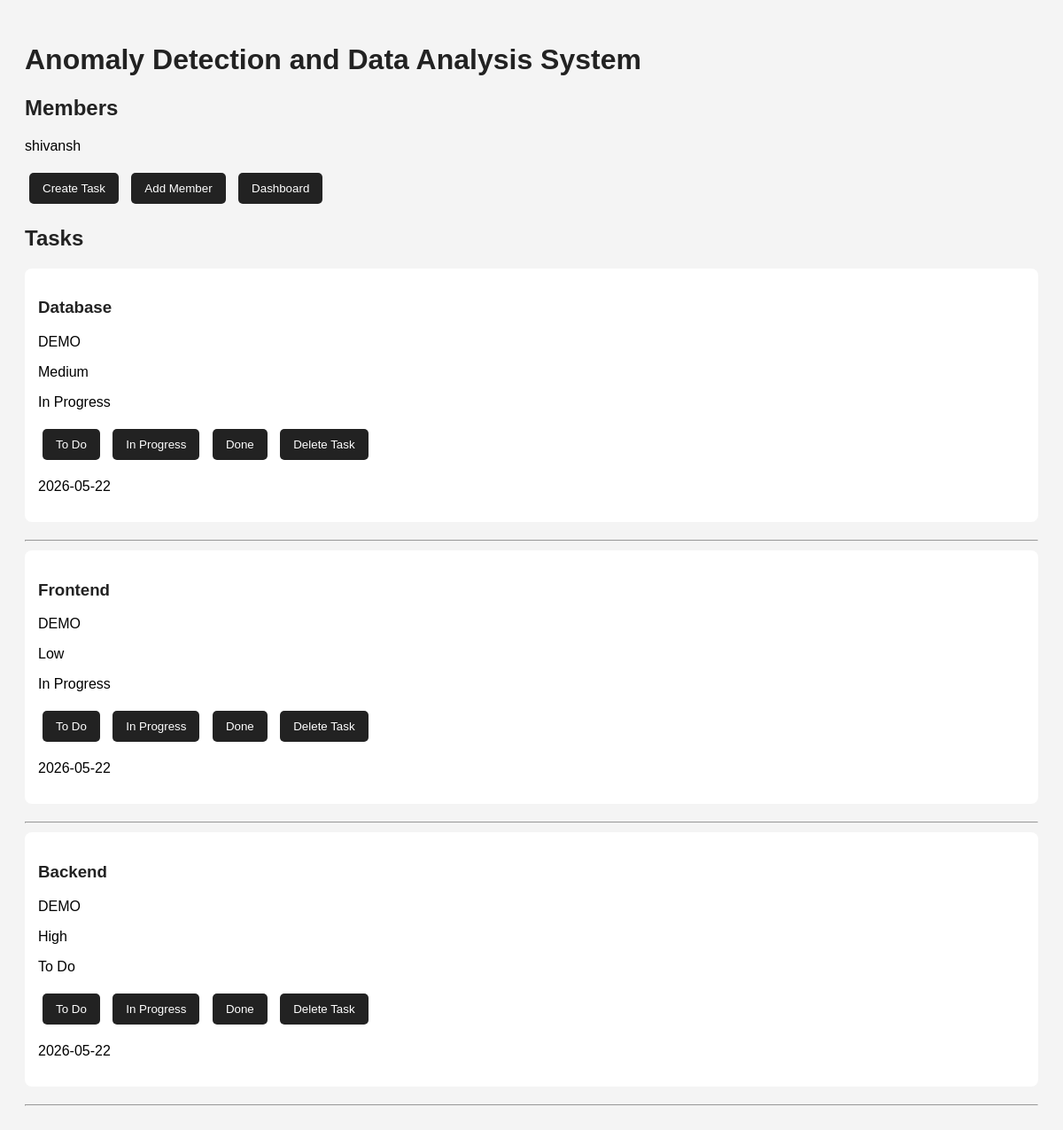
/project/4 (signed in), run on the app's committed database.
### tables this page shows
CREATE TABLE projects(
             id INTEGER PRIMARY KEY AUTOINCREMENT,
             project_name TEXT,
             admin_id INTEGER
             );

CREATE TABLE users(
             id INTEGER PRIMARY KEY AUTOINCREMENT,
             name TEXT,
             email TEXT,
             password TEXT
             );

CREATE TABLE tasks(
             id INTEGER PRIMARY KEY AUTOINCREMENT,
             project_id INTEGER,
             assigned_user INTEGER,
             title TEXT,
             description TEXT,
             priority TEXT,
             status TEXT,
             due_date TEXT
             );

### app.py (the view)
@app.route("/project/<int:project_id>")
def project_page(project_id):
    if "user" not in session:
        return redirect("/login")
    conn = get_db()
    cursor = conn.execute("""
            SELECT * FROM projects
            WHERE id = ?
            """,(project_id,))
    project = cursor.fetchone()
    conn.close()
    conn = get_db()
    cursor = conn.execute("""
            SELECT * FROM tasks
            WHERE project_id = ?
            """,(project_id,))
    tasks = cursor.fetchall()
    cursor = conn.execute("""
    SELECT users.name FROM users JOIN project_members
    ON users.id = project_members.user_id
    WHERE project_members.project_id = ?
    """,(project_id,))
    members = cursor.fetchall()
    user =  get_current_user()
    return render_template("project.html",
                            project=project,
                            tasks=tasks,
                            user=user,
                            members=members)

### app.py (called while the page is built)
def get_db():
    conn = sqlite3.connect("database.db")
    return conn

def get_current_user():
    email = session["user"]
    conn = get_db()
    cursor = conn.execute("""
            SELECT * FROM users
            WHERE email = ?
            """,(email,))
    user = cursor.fetchone()
    conn.close()
    return user

### templates/project.html (shortened to what this page needs)
<!DOCTYPE html>
<html lang="en">
<head>
    <link rel="stylesheet"
    href="{{ url_for('static', filename='style.css') }}">
</head>
<body>
    <h1>
        {{ project[1] }}
    </h1>
    <h2>
        Members
    </h2>
    {% if members %}
        {% for member in members %}
            <p>
                {{ member[0] }}
            </p>
        {% endfor %}
    {% else %}
            <p>
                No members added
            </p>
    {% endif %}
    {% if project[2] == user[0] %}
    <a href="/project/{{ project[0] }}/create-task">
        <button>
            Create Task
        </button>
    </a>
    {% endif %}
    {% if project[2] == user[0] %}
    <a href="/project/{{ project[0] }}/add-member">
        <button>
            Add Member
        </button>
    </a>
    {% endif %}
    <a href="/dashboard">
        <button>
            Dashboard
        </button>
    </a>
    <h2>
        Tasks
    </h2>
    {% for task in tasks %}
        <div>
            <h3>
                {{ task[3] }}
            </h3>
            <p>
                {{ task[4] }}
            </p>
            <p>
                {{ task[5] }}
            </p>
            <p>
                {{ task[6] }}
            </p>
            <a href="/update-task/{{ task[0] }}/To Do">
                <button>
                    To Do
                </button>
            </a>
            <a href="/update-task/{{ task[0] }}/In Progress">
                <button>
                    In Progress
                </button>
            </a>
            <a href="/update-task/{{ task[0] }}/Done">
                <button>
                    Done
                </button>
            </a>
            {% if project[2] == user[0] %}
            <a href="/delete-task/{{ task[0] }}">
                <button>
                    Delete Task
                </button>
            </a>
            {% endif %}
            <p>
                {{ task[7] }}
            </p>
        </div>
        <hr>
        {% endfor %}
</body>
</html>

### static/style.css (style rules this page uses)
body { font-family: Arial, sans-serif; background:#f4f4f4; padding:20px; }
h1,h2,h3 { color:#222; }
a { text-decoration:none; }
button { background:#222; color:white; border:none; padding:10px 15px; border-radius:5px; cursor:pointer; margin:5px; }
div { background:white; padding:15px; margin-top:10px; border-radius:8px; }
hr { margin-top:20px; }

### data on the page
projects: project_name "Anomaly Detection and Data Analysis System"
users: name "shivansh"
tasks: title "Database", description "DEMO", priority "Medium", status "In Progress", due_date "2026-05-22"
tasks: title "Frontend", description "DEMO", priority "Low", status "In Progress", due_date "2026-05-22"
tasks: title "Backend", description "DEMO", priority "High", status "To Do", due_date "2026-05-22"
